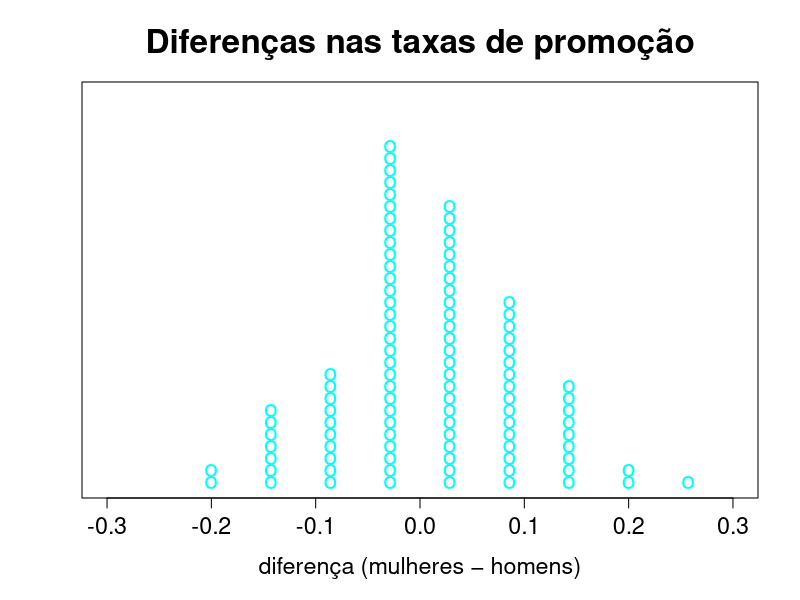
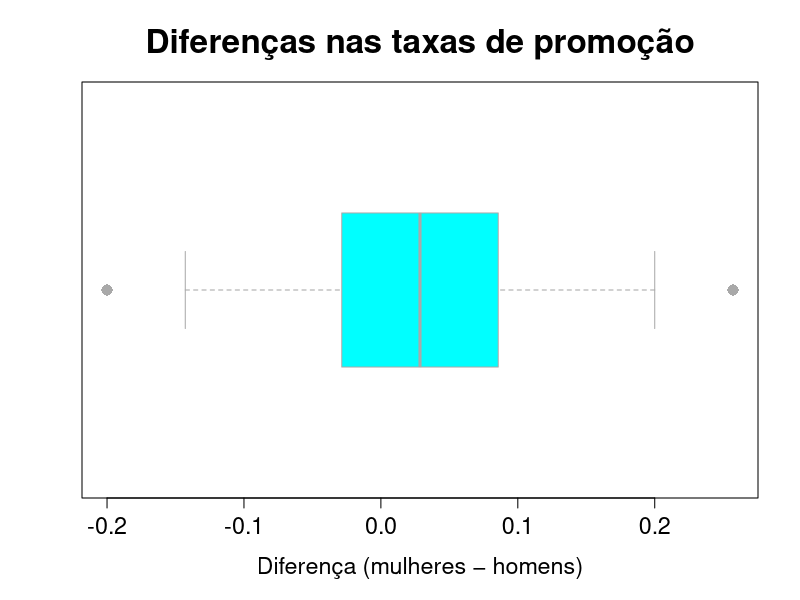
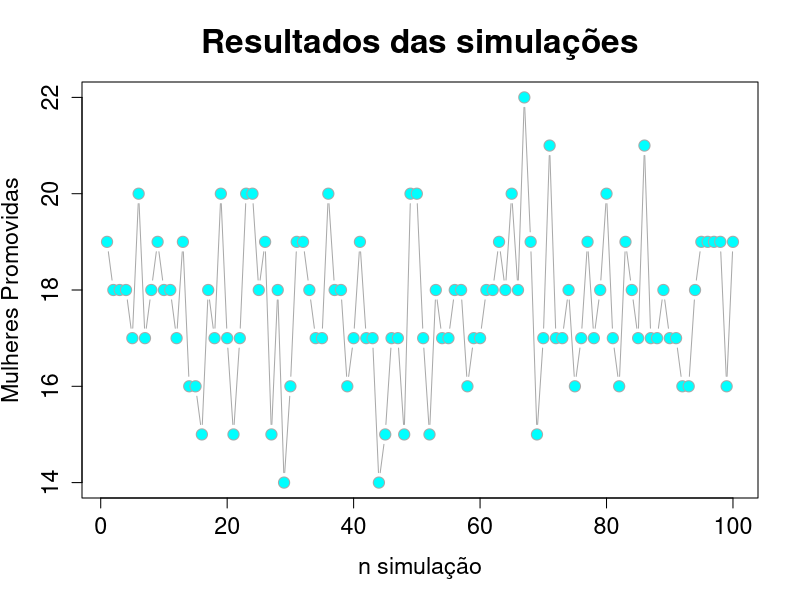

The R source for these figures, in order:
results_df <- read.csv("./results.csv", sep = ",")

# Calcular as taxas de promoção
taxas_df <- data.frame(
    taxa_pm = results_df$pm / 35,
    taxa_pw = results_df$pw / 35
)

taxas_df$diff <- taxas_df$taxa_pw - taxas_df$taxa_pm

jpeg("stripchart.jpeg", width = 600, height = 400)
stripchart(
    taxas_df$diff,
    method = "stack",
    offset = 0.4,
    pch = "o", at = 0,
    col = "cyan",
    bg = "cyan",
    main = "Diferenças nas taxas de promoção",
    xlab = "diferença (mulheres − homens)",
    cex = 1.5,
    cex.main = 2,
    cex.axis = 1.4,
    cex.lab = 1.4,
    xlim = c(-0.3, 0.3)
)
dev.off()

jpeg("diff_boxplot.jpeg", width = 600, height = 400)
boxplot(
    taxas_df$diff,
    main = "Diferenças nas taxas de promoção",
    xlab = "Diferença (mulheres − homens)",
    col = "cyan",
    border = "darkgray",
    horizontal = TRUE,
    pch = 16,
    las = 1,
    cex = 1.5,
    cex.main = 2,
    cex.axis = 1.4,
    cex.lab = 1.4
)
dev.off()

prom_w_df <- data.frame(
    sim_num = results_df$sim_num,
    pw = results_df$pw
)
sorted_df <- prom_w_df[order(prom_w_df$sim_num), ]

jpeg("prom_w_plot.jpeg", width = 600, height = 400)
plot(sorted_df$sim_num,
    sorted_df$pw,
    type = "b",
    col = "darkgray",
    pch = 21,
    bg = "cyan",
    main = "Resultados das simulações",
    xlab = "n simulação",
    ylab = "Mulheres Promovidas",
    cex = 1.5,
    cex.main = 2,
    cex.axis = 1.4,
    cex.lab = 1.4
)
dev.off()
